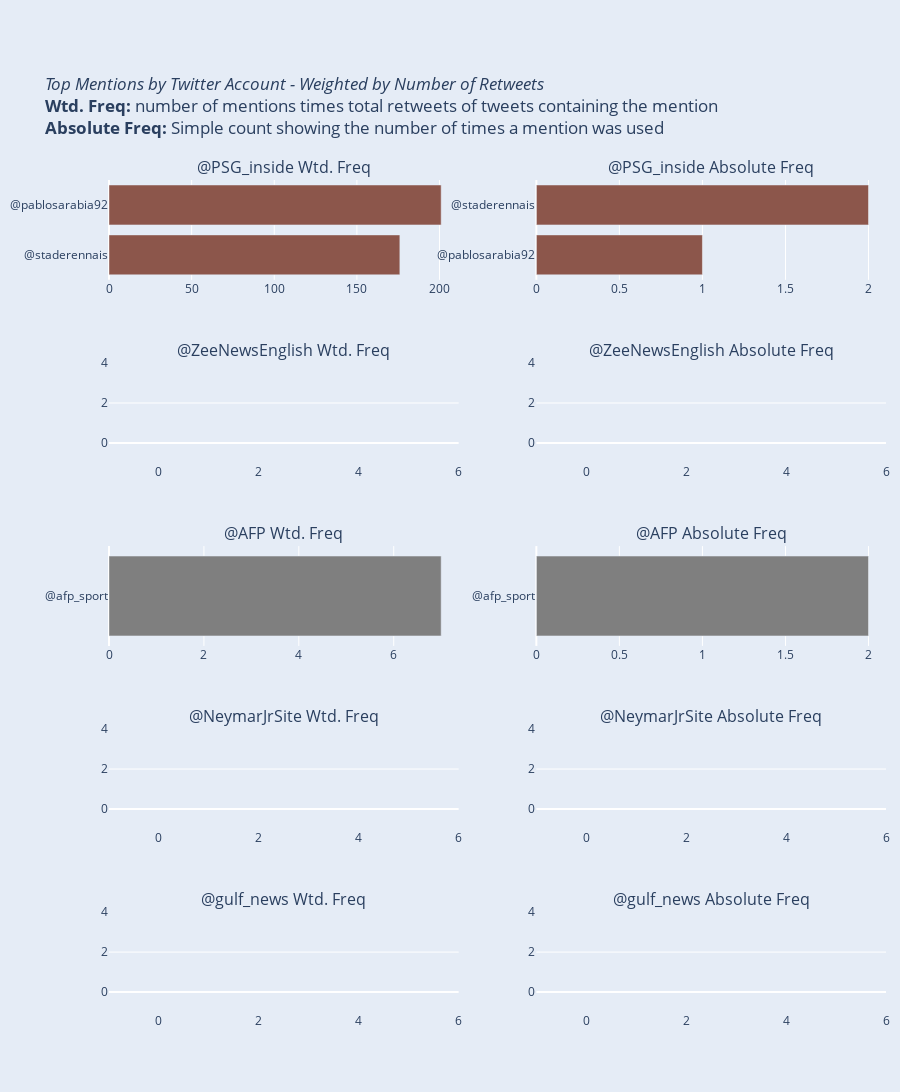

Write notebook code for a chart like this one.
### Markdown cell above
## Top Mentions
We can do the same and see who are the accounts that are mentioned the most, and which accounts when mentioned generate the most retweets. Again you can weight by something else like the number of favorites for example.

### Code cell
fig = make_subplots(rows=5, cols=2, subplot_titles=titles)
for i, club in enumerate(top_5):
    df = all_tweets[all_tweets['user_screen_name']==club]
    mention_df = adv.word_frequency(df['tweet_full_text'], df['tweet_retweet_count'], 
                                    regex=adv.regex.MENTION_RAW)
    fig.add_bar(y=mention_df['word'][:10][::-1],
                x=mention_df['wtd_freq'][:10][::-1], orientation='h',
                row=i+1, col=1, showlegend=False,
                marker={'color': plotly.colors.DEFAULT_PLOTLY_COLORS[i+5]})
    fig.add_bar(y=mention_df.sort_values('rel_value', ascending=False)['word'][:7][::-1], 
                x=mention_df.sort_values('abs_freq', ascending=False)['abs_freq'][:7][::-1],
                orientation='h', 
                row=i+1, col=2, showlegend=False,
                marker={'color': plotly.colors.DEFAULT_PLOTLY_COLORS[i+5]})

fig.layout.height = 1200
fig.layout.paper_bgcolor = '#E5ECF6'
fig.layout.title = ('<i>Top Mentions by Twitter Account - Weighted by Number of Retweets</i><br>' +
                    '<b>Wtd. Freq:</b> number of mentions times total retweets of tweets containing the mention<br>' +
                    '<b>Absolute Freq:</b> Simple count showing the number of times a mention was used<br>')
fig.layout.margin = {'t': 180, 'r': 10}
fig

### Figure 1 — Plotly figure (JSON) as saved in the notebook; plotly's stock layout.template omitted (floating-point values rounded to 4 significant figures)
{"data": [{"marker": {"color": "rgb(140, 86, 75)"}, "orientation": "h", "showlegend": false, "type": "bar", "x": [176, 201], "xaxis": "x", "y": ["@staderennais", "@pablosarabia92"], "yaxis": "y"}, {"marker": {"color": "rgb(140, 86, 75)"}, "orientation": "h", "showlegend": false, "type": "bar", "x": [1, 2], "xaxis": "x2", "y": ["@pablosarabia92", "@staderennais"], "yaxis": "y2"}, {"marker": {"color": "rgb(227, 119, 194)"}, "orientation": "h", "showlegend": false, "type": "bar", "x": [], "xaxis": "x3", "y": [], "yaxis": "y3"}, {"marker": {"color": "rgb(227, 119, 194)"}, "orientation": "h", "showlegend": false, "type": "bar", "x": [], "xaxis": "x4", "y": [], "yaxis": "y4"}, {"marker": {"color": "rgb(127, 127, 127)"}, "orientation": "h", "showlegend": false, "type": "bar", "x": [7], "xaxis": "x5", "y": ["@afp_sport"], "yaxis": "y5"}, {"marker": {"color": "rgb(127, 127, 127)"}, "orientation": "h", "showlegend": false, "type": "bar", "x": [2], "xaxis": "x6", "y": ["@afp_sport"], "yaxis": "y6"}, {"marker": {"color": "rgb(188, 189, 34)"}, "orientation": "h", "showlegend": false, "type": "bar", "x": [], "xaxis": "x7", "y": [], "yaxis": "y7"}, {"marker": {"color": "rgb(188, 189, 34)"}, "orientation": "h", "showlegend": false, "type": "bar", "x": [], "xaxis": "x8", "y": [], "yaxis": "y8"}, {"marker": {"color": "rgb(23, 190, 207)"}, "orientation": "h", "showlegend": false, "type": "bar", "x": [], "xaxis": "x9", "y": [], "yaxis": "y9"}, {"marker": {"color": "rgb(23, 190, 207)"}, "orientation": "h", "showlegend": false, "type": "bar", "x": [], "xaxis": "x10", "y": [], "yaxis": "y10"}], "layout": {"annotations": [{"font": {"size": 16}, "showarrow": false, "text": "@PSG_inside Wtd. Freq", "x": 0.225, "xanchor": "center", "xref": "paper", "y": 1, "yanchor": "bottom", "yref": "paper"}, {"font": {"size": 16}, "showarrow": false, "text": "@PSG_inside Absolute Freq", "x": 0.775, "xanchor": "center", "xref": "paper", "y": 1, "yanchor": "bottom", "yref": "paper"}, {"font": {"size": 16}, "showarrow": false, "text": "@ZeeNewsEnglish Wtd. Freq", "x": 0.225, "xanchor": "center", "xref": "paper", "y": 0.78, "yanchor": "bottom", "yref": "paper"}, {"font": {"size": 16}, "showarrow": false, "text": "@ZeeNewsEnglish Absolute Freq", "x": 0.775, "xanchor": "center", "xref": "paper", "y": 0.78, "yanchor": "bottom", "yref": "paper"}, {"font": {"size": 16}, "showarrow": false, "text": "@AFP Wtd. Freq", "x": 0.225, "xanchor": "center", "xref": "paper", "y": 0.56, "yanchor": "bottom", "yref": "paper"}, {"font": {"size": 16}, "showarrow": false, "text": "@AFP Absolute Freq", "x": 0.775, "xanchor": "center", "xref": "paper", "y": 0.56, "yanchor": "bottom", "yref": "paper"}, {"font": {"size": 16}, "showarrow": false, "text": "@NeymarJrSite Wtd. Freq", "x": 0.225, "xanchor": "center", "xref": "paper", "y": 0.34, "yanchor": "bottom", "yref": "paper"}, {"font": {"size": 16}, "showarrow": false, "text": "@NeymarJrSite Absolute Freq", "x": 0.775, "xanchor": "center", "xref": "paper", "y": 0.34, "yanchor": "bottom", "yref": "paper"}, {"font": {"size": 16}, "showarrow": false, "text": "@gulf_news Wtd. Freq", "x": 0.225, "xanchor": "center", "xref": "paper", "y": 0.12, "yanchor": "bottom", "yref": "paper"}, {"font": {"size": 16}, "showarrow": false, "text": "@gulf_news Absolute Freq", "x": 0.775, "xanchor": "center", "xref": "paper", "y": 0.12, "yanchor": "bottom", "yref": "paper"}], "height": 1200, "margin": {"r": 10, "t": 180}, "paper_bgcolor": "#E5ECF6", "title": {"text": "<i>Top Mentions by Twitter Account - Weighted by Number of Retweets</i><br><b>Wtd. Freq:</b> number of mentions times total retweets of tweets containing the mention<br><b>Absolute Freq:</b> Simple count showing the number of times a mention was used<br>"}, "xaxis": {"anchor": "y", "domain": [0, 0.45]}, "xaxis10": {"anchor": "y10", "domain": [0.55, 1]}, "xaxis2": {"anchor": "y2", "domain": [0.55, 1]}, "xaxis3": {"anchor": "y3", "domain": [0, 0.45]}, "xaxis4": {"anchor": "y4", "domain": [0.55, 1]}, "xaxis5": {"anchor": "y5", "domain": [0, 0.45]}, "xaxis6": {"anchor": "y6", "domain": [0.55, 1]}, "xaxis7": {"anchor": "y7", "domain": [0, 0.45]}, "xaxis8": {"anchor": "y8", "domain": [0.55, 1]}, "xaxis9": {"anchor": "y9", "domain": [0, 0.45]}, "yaxis": {"anchor": "x", "domain": [0.88, 1]}, "yaxis10": {"anchor": "x10", "domain": [0, 0.12]}, "yaxis2": {"anchor": "x2", "domain": [0.88, 1]}, "yaxis3": {"anchor": "x3", "domain": [0.66, 0.78]}, "yaxis4": {"anchor": "x4", "domain": [0.66, 0.78]}, "yaxis5": {"anchor": "x5", "domain": [0.44, 0.56]}, "yaxis6": {"anchor": "x6", "domain": [0.44, 0.56]}, "yaxis7": {"anchor": "x7", "domain": [0.22, 0.34]}, "yaxis8": {"anchor": "x8", "domain": [0.22, 0.34]}, "yaxis9": {"anchor": "x9", "domain": [0, 0.12]}}}
